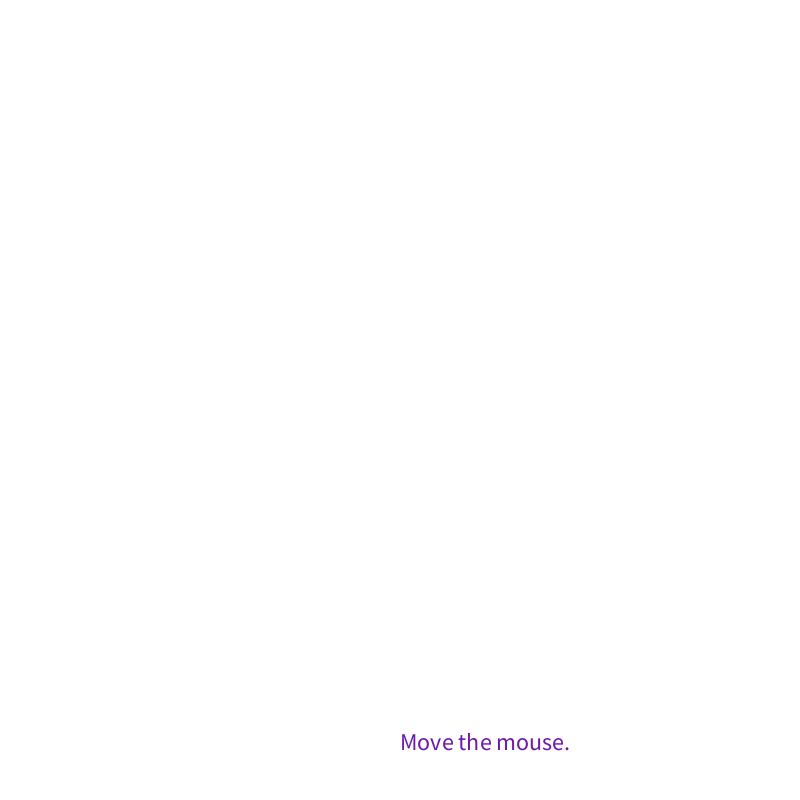
Frame 1 (no input)
Frame 60 (the mouse pressed at the canvas centre just before this capture): identical to frame 1, image omitted
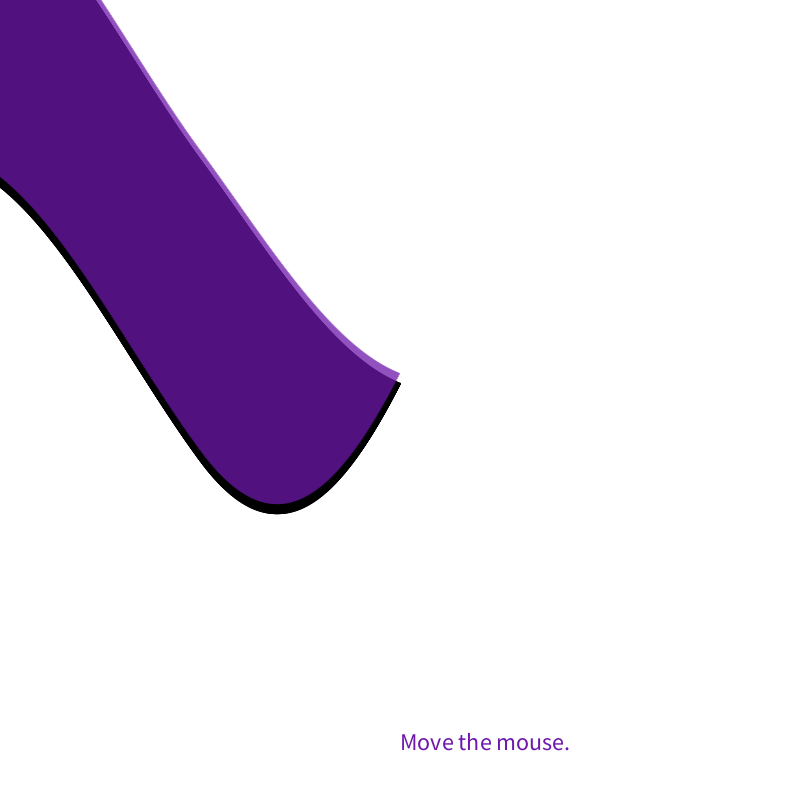
Frame 120 (the mouse held since frame 60 and released just before this capture)

The Processing sketch that drew these frames (run headless with seeded random() and noise(); from frame 60 on, the mouse is pressed at the canvas centre):

// Processing sketch: Purple_tentacles
// ── Purple_tentacles.pde

float startAngle = 0;
float angleVel = 0.1;

float tailHeight =300;

String instructions = "Move the mouse.";

int startX, endX;
int tailLength;
int xspacing = 5;   

int angle;
int suckersangle;

void setup() {
  size(800, 800);
  smooth();

  rectMode(CENTER);
  tailLength = width/2;
  suckersangle = 1;
  angle = 0;
}

void draw() {
  background(255);
  tailLength = mouseX;
  startAngle += 0.5;  //controls speed of wave, smaller numbers make it slower
  float angle = startAngle; //this will make it stop moving with a static number
  angle = 1;  //as far as I can tell this part does nothing
  startX = 0;  //controls where the origin of the wave is on x
  endX = startX + tailLength;

  for (int x = startX; x <= endX; x ++) {  //NoC example NOC_3_09

    // a is the angle of sine wave to calculate thickness of the half of tail
    float a = map(x, startX+tailLength/2, startX+tailLength, 90, 0);

    // thickness of tail (each pixel)
    float y = map(sin(radians((startAngle+a)%360)), -1, 1, 0, height/2);
    // println("xspacing = " + xspacing + " x = " + x + " (x*xspacing) " + (x*xspacing) ); 
    float h = tailHeight * ((x > startX+tailLength/2) ? sin(radians(a)) : 1);
    //  ellipse(x, y, 20, 20); 
    noStroke();
    fill(0);  //making a black tentacle exactly behind the other tentacle
    rect(x, y + 10, 4, h);  //kind of adds a drop shadow effect
    //rect(x, y - 10, 4, h);

    angle++;

    if (angle>360)
      angle = 0;
  }

  for (int x = startX; x <= endX; x ++) {  //NoC example NOC_3_09

    // a is the angle of sine wave to calculate thickness of the half of tail
    float a = map(x, startX+tailLength/2, startX+tailLength, 90, 0);

    // thickness of tail (each pixel)
    float y = map(sin(radians((startAngle+a)%360)), -1, 1, 0, height/2);
    // println("xspacing = " + xspacing + " x = " + x + " (x*xspacing) " + (x*xspacing) ); 
    float h = tailHeight * ((x > startX+tailLength/2) ? sin(radians(a)) : 1);
    //  ellipse(x, y, 20, 20); 
    noStroke();
    //fill(255, 10, 10);  //red
    fill(109, 24, 170);  //purple color
    rect(x, y, 1, h);
    //fill(14, 234, 12);  //green

    angle++;

    if (angle>360)
      angle = 0;
  }
  textSize(24);
  text(instructions, (width/2), (height-50));

  // suckers();
}

void suckers() {
  for (int e = 1; e <= width/2; e += 8) {  //NoC example NOC_3_09
    float y = map(sin(suckersangle), -1, 1, 0, height/2);
    strokeWeight(2);
    stroke(15);
    fill(255);
    ellipse(e*xspacing, y, 20, 20);  
    ellipse((e*xspacing) + 10, y + 40, 20, 20);  
    suckersangle++;

    if (angle>360)
      angle = 0;
  }
}
